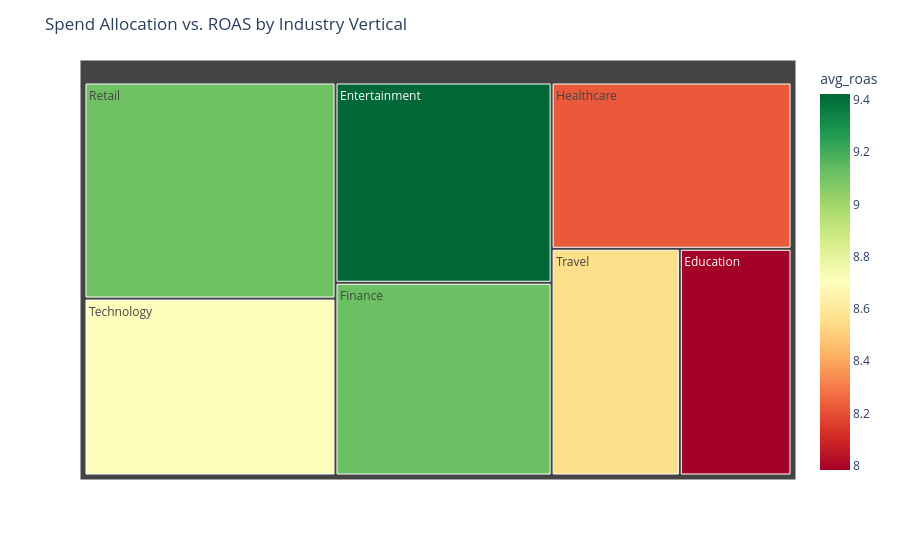

Notebook source saved alongside this figure:
### Markdown cell above
### Performance tier analysis

#### Low Tier

Dominated by twitter and then followed by Instagram LinkedIn

Google has the lowest share in this tier

### Medium Tier

Balanced mix across platforms with Google and Facebook in the lead closely followed by Instagram

Other platforms lose traction in this tier

#### High Tier

Google and Facebook drive about 3/4s of all high performers

Instagram is present (14%), while LinkedIn, TikTok, Twitter fail to break into this tier consistently

#### Cross Tier Insights

Google and Facebook consistently trend toward higher performance tiers.

Twitter, LinkedIn, TikTok over-index in low/medium tiers and rarely break into high.

### Code cell
ad_df['ROI'] = (ad_df['revenue_generated'] - ad_df['ad_spend']) / ad_df['ad_spend']
industry_roi = ad_df.groupby('industry_vertical').agg(
    total_spend=('ad_spend', 'sum'),
    total_revenue=('revenue_generated', 'sum'),
    avg_roi=('ROI', 'mean'),
    campaigns=('campaign_id', 'count'),
    avg_roas=('ROAS', 'mean')
).reset_index()
industry_roi['revenue_share'] = industry_roi['total_revenue'] / industry_roi['total_revenue'].sum()
industry_roi['spend_share'] = industry_roi['total_spend'] / industry_roi['total_spend'].sum()
industry_roi['share_gap'] = industry_roi['revenue_share'] - industry_roi['spend_share']
print('Industry ROI summary (sorted by avg ROI):')
display(industry_roi[['industry_vertical', 'avg_roi', 'share_gap']].sort_values('avg_roi', ascending=False))

fig = px.treemap(
    industry_roi,
    path=['industry_vertical'],
    values='total_spend',
    color='avg_roas',
    color_continuous_scale='RdYlGn',
    hover_data={'avg_roas': ':.2f', 'share_gap': ':.2%'}
)
fig.update_layout(title='Spend Allocation vs. ROAS by Industry Vertical')
fig.show()

roas_heatmap = ad_df.pivot_table(index='device_type', columns='platform', values='ROAS', aggfunc='mean')
print('Mean ROAS by platform-device combination:')
display(roas_heatmap.round(2))

### Figure 1 — Plotly figure (JSON) as saved in the notebook; plotly's stock layout.template omitted (floating-point values rounded to 4 significant figures)
{"data": [{"branchvalues": "total", "customdata": [[7.983, "-0.0057818924116832815"], [9.423, "0.03751183647218928"], [9.121, "0.0021308485617704265"], [8.223, "-0.02538294669542622"], [9.114, "-0.009077164688398254"], [8.695, "0.0018476406129564193"], [8.556, "-0.0012483218514084682"]], "domain": {"x": [0, 1], "y": [0, 1]}, "hovertemplate": "labels=%{label}<br>total_spend=%{value}<br>parent=%{parent}<br>id=%{id}<br>avg_roas=%{color:.2f}<br>share_gap=%{customdata[1]:.2%}<extra></extra>", "ids": ["Education", "Entertainment", "Finance", "Healthcare", "Retail", "Technology", "Travel"], "labels": ["Education", "Entertainment", "Finance", "Healthcare", "Retail", "Technology", "Travel"], "marker": {"coloraxis": "coloraxis", "colors": [7.983, 9.423, 9.121, 8.223, 9.114, 8.695, 8.556]}, "name": "", "parents": ["", "", "", "", "", "", ""], "type": "treemap", "values": [11010000.0, 18820000.0, 18110000.0, 17340000.0, 23580000.0, 19300000.0, 12630000.0]}], "layout": {"coloraxis": {"colorbar": {"title": {"text": "avg_roas"}}, "colorscale": [[0, "rgb(165,0,38)"], [0.1, "rgb(215,48,39)"], [0.2, "rgb(244,109,67)"], [0.3, "rgb(253,174,97)"], [0.4, "rgb(254,224,139)"], [0.5, "rgb(255,255,191)"], [0.6, "rgb(217,239,139)"], [0.7, "rgb(166,217,106)"], [0.8, "rgb(102,189,99)"], [0.9, "rgb(26,152,80)"], [1, "rgb(0,104,55)"]]}, "legend": {"tracegroupgap": 0}, "margin": {"t": 60}, "title": {"text": "Spend Allocation vs. ROAS by Industry Vertical"}}}
